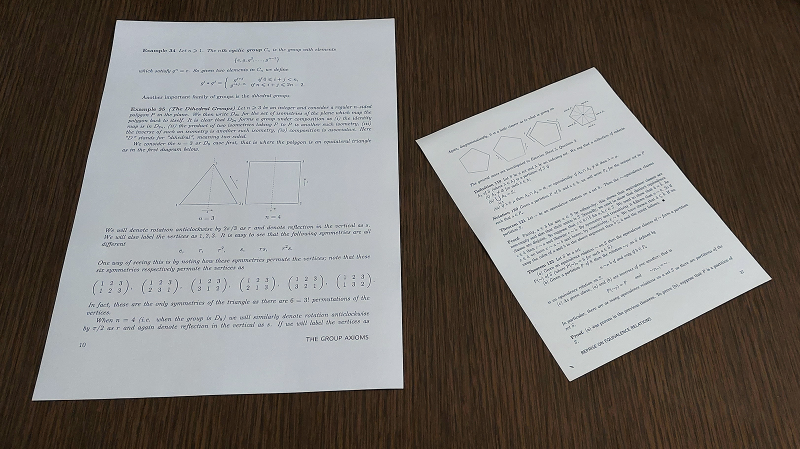
#> input picture Doc.jpg, 1600 x 897 px (shown at 1/2 size)
$ jupyter execute Machine_vision_.ipynb
#> lines starting #> are read from the running program, lines starting #| are printed output that depends on the picture; after the words box and inside, x2 and y2 are one past the last pixel; in counts of white or black regions, pixels touching at a corner belong together
[cell 1]
import cv2
import numpy as np
import matplotlib.pyplot as plt

def reorder_corners(corners):
    if corners.shape[0] == 4 and corners.shape[1] == 1:
        corners = corners.reshape((4, 2))

    rect = np.zeros((4, 2), dtype=np.float32)

    s = corners.sum(axis=1)
    diff = np.diff(corners, axis=1)

    rect[0] = corners[np.argmin(s)]
    rect[2] = corners[np.argmax(s)]
    rect[1] = corners[np.argmin(diff)]
    rect[3] = corners[np.argmax(diff)]

    return rect

def warp_document(image, corner_pts, w=400, h=600):
    src_rect = reorder_corners(corner_pts)

    dst_rect = np.array([
        [0,    0],
        [w-1,  0],
        [w-1,  h-1],
        [0,    h-1]
    ], dtype=np.float32)

    M = cv2.getPerspectiveTransform(src_rect, dst_rect)

    warped = cv2.warpPerspective(image, M, (w, h))
    return warped

def scan_documents(input_path):
#> called with input_path = 'Doc.jpg'
    original = cv2.imread(input_path)
#> original is the input picture: shape (897, 1600, 3); mean B, G, R 108.9, 113.6, 118.4
    if original is None:
        raise IOError(f"Could not open {input_path}")

    img_color = original.copy()
    img_gray  = cv2.cvtColor(img_color, cv2.COLOR_BGR2GRAY)

    img_blur  = cv2.GaussianBlur(img_gray, (5,5), 0)
    edges     = cv2.Canny(img_blur, 50, 150)
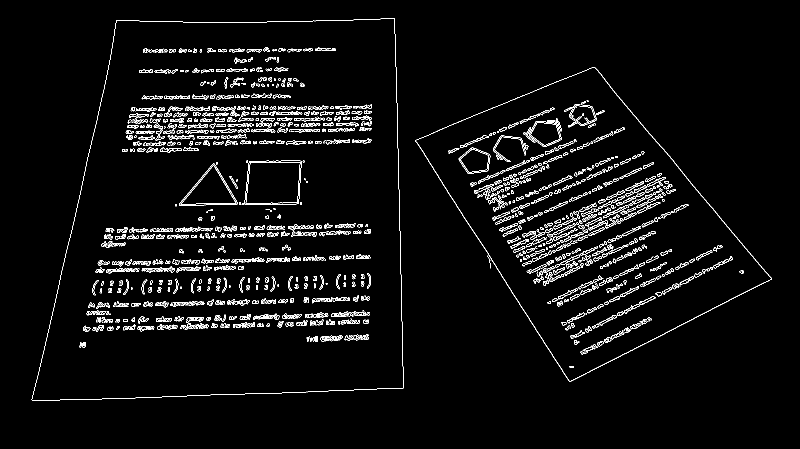
#> edges: shape (897, 1600) (shown at 1/2 size); 3.7% white in thin lines or dots, all inside (x1, y1, x2, y2) = (63, 36, 1544, 802)

    contours, hierarchy = cv2.findContours(edges, cv2.RETR_EXTERNAL, cv2.CHAIN_APPROX_SIMPLE)
#> contours = 3 contours, 1 with area under 20; largest, box (x1, y1, x2, y2) and area: (63, 36, 807, 802) 482664, (831, 134, 1544, 763) 231792
    contours = sorted(contours, key=cv2.contourArea, reverse=True)

    doc_corners_list = []

    for c in contours:
        area = cv2.contourArea(c)
        if area < 1000:
            continue

        epsilon = 0.02 * cv2.arcLength(c, True)
        approx  = cv2.approxPolyDP(c, epsilon, True)

        if len(approx) == 4:
            doc_corners_list.append(approx)
#> this loop made 3 passes
#> (area, epsilon, approx) on passes 1 to 2: (482664.5, 57.87, [[788, 36], [233, 40], [65, 801], [806, 776]]), (231792.5, 41.77, [[1189, 134], [831, 280], [1138, 762], [1543, 558]])
#> after the loop, doc_corners_list = 2 contours; box (x1, y1, x2, y2) and area: (65, 36, 807, 802) 485236, (831, 134, 1544, 763) 230657

    warped_docs = []
    for doc_corners in doc_corners_list:
        warped = warp_document(img_color, doc_corners, w=400, h=600)
        warped_docs.append(warped)
#> this loop made 2 passes
#> (src_rect in warp_document, dst_rect in warp_document) on passes 1 to 2: ([[233, 40], [788, 36], [806, 776], [65, 801]], [[0, 0], [399, 0], [399, 599], [0, 599]]), ([[831, 280], [1189, 134], [1543, 558], [1138, 762]], [[0, 0], [399, 0], [399, 599], [0, 599]])
#> pass 1, in warp_document, `warped = cv2.warpPerspective(image, M, (w, h))`:
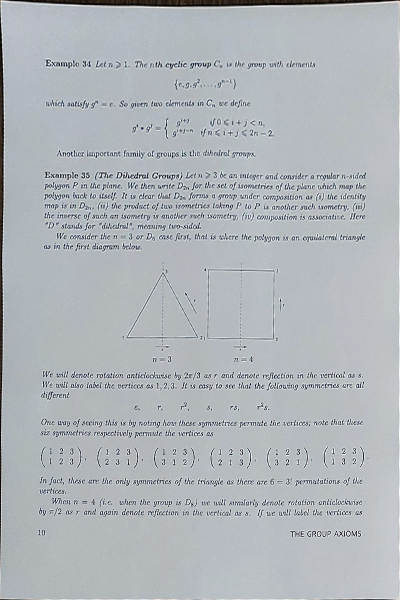
#> warped: shape (600, 400, 3); mean B, G, R 186, 181.3, 176.3
#> pass 2, in warp_document (call 2), `warped = cv2.warpPerspective(image, M, (w, h))`:
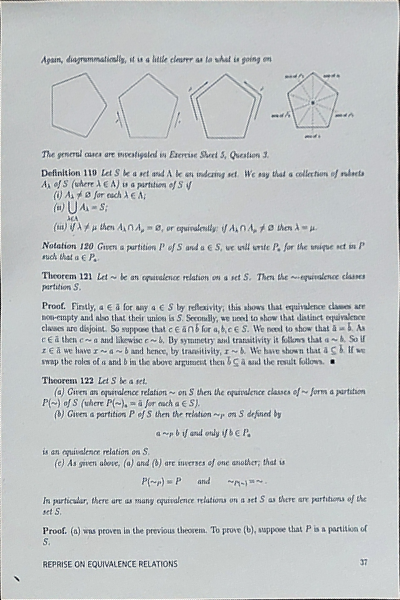
#> warped: shape (600, 400, 3); mean B, G, R 197.9, 196.7, 192.9
#> after the loop, warped_docs = 2 items

    return img_color, edges, warped_docs

if __name__ == "__main__":
    input_image = "Doc.jpg"
    color_img, edge_img, docs = scan_documents(input_image)
#> docs = 2 items

    plt.figure(figsize=(15, 8))

    plt.subplot(131)
    plt.imshow(cv2.cvtColor(color_img, cv2.COLOR_BGR2RGB))
    plt.title("Original Image")
    plt.axis('off')

    plt.subplot(132)
    plt.imshow(edge_img, cmap='gray')
    plt.title("Edges")
    plt.axis('off')

    if len(docs) > 0:
        for i, doc_img in enumerate(docs):
            plt.figure()
            plt.imshow(cv2.cvtColor(doc_img, cv2.COLOR_BGR2RGB))
            plt.title(f"Document {i+1} (warped)")
            plt.axis('off')
#> this loop made 2 passes
    else:
        plt.subplot(133)
        plt.title("No documents found!")
        plt.axis('off')

    plt.tight_layout()
    plt.show()
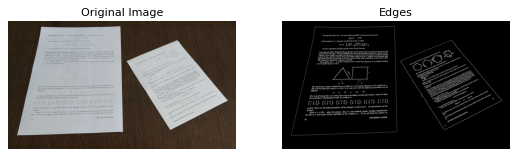
#> figure drawn by matplotlib, 2 panels

[cell 2]
import cv2
import numpy as np
from google.colab.patches import cv2_imshow

def detect_and_count_pipes(image_path):
#> called with image_path = 'Pipes.jpg'
    img = cv2.imread(image_path)
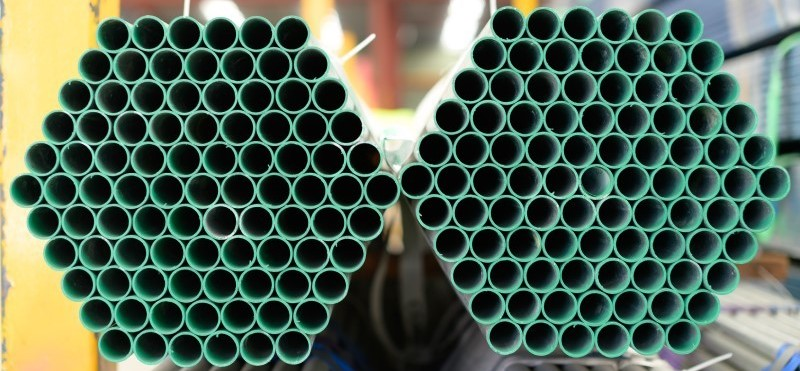
#> input picture Pipes.jpg, 800 x 371 px
#> img is the input picture: shape (371, 800, 3); mean B, G, R 85.7, 102, 81.4
    if img is None:
        raise ValueError("Image not found. Please check the path.")

    gray = cv2.cvtColor(img, cv2.COLOR_BGR2GRAY)
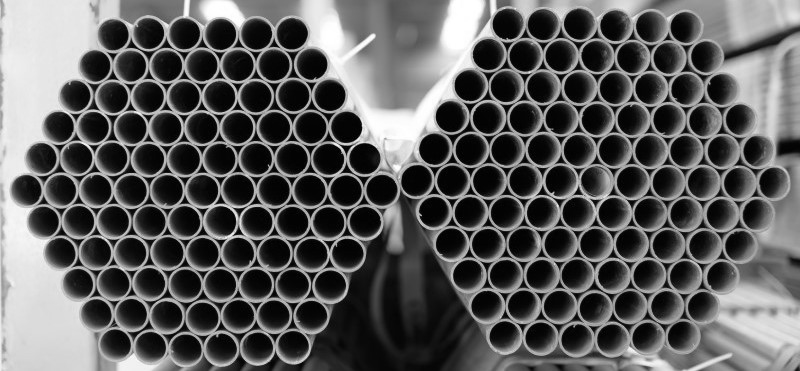
#> gray: shape (371, 800); min 0, max 255, mean 94

    clahe = cv2.createCLAHE(clipLimit=2.0, tileGridSize=(8, 8))
    gray_clahe = clahe.apply(gray)
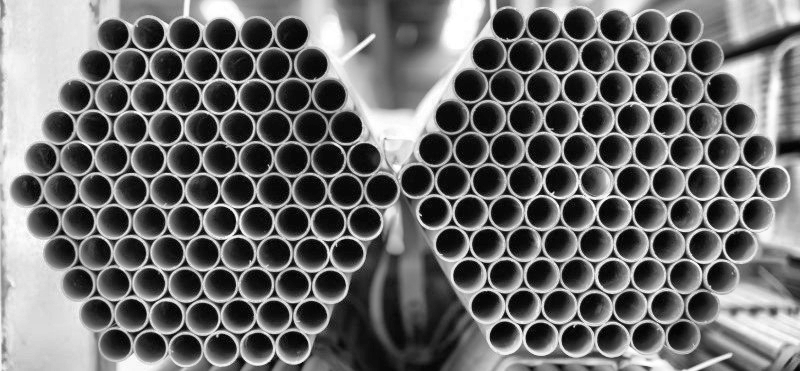
#> gray_clahe: shape (371, 800); min 0, max 255, mean 110

    gray_clahe = cv2.medianBlur(gray_clahe, 5)
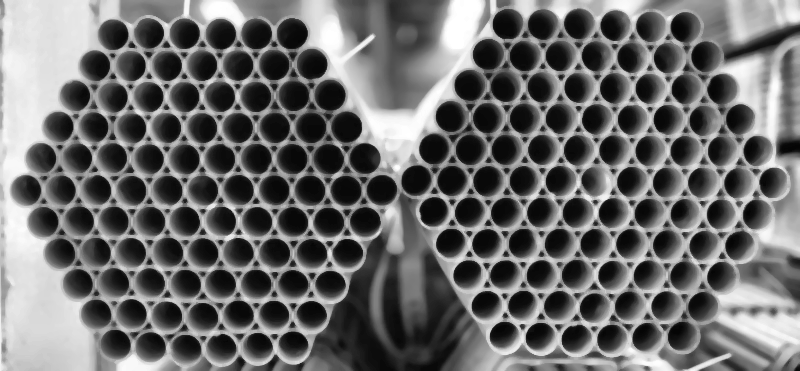
#> gray_clahe: shape (371, 800); min 4, max 255, mean 108.9


    circles = cv2.HoughCircles(
        gray_clahe,
        method=cv2.HOUGH_GRADIENT,
        dp=1.0,
        minDist=14,
        param1=60,
        param2=28,
        minRadius=10,
        maxRadius=30
    )
#> circles = 182 rows, first 8: [757.5, 150.5, 14.9], [95.5, 313.5, 14.7], [131.5, 313.5, 15], [433.5, 148.5, 15], [238.5, 189.5, 14.7], [487.5, 117.5, 14.5], [148.5, 96.5, 14.7], [614.5, 87.5, 15]

    output = img.copy()
    count = 0

    if circles is not None:
        circles = np.uint16(np.around(circles[0]))
#> circles = 182 rows, first 8: [758, 150, 15], [96, 314, 15], [132, 314, 15], [434, 148, 15], [238, 190, 15], [488, 118, 14], [148, 96, 15], [614, 88, 15]
        for (x, y, r) in circles:
            cv2.circle(output, (x, y), r, (0, 0, 255), 2)
            cv2.circle(output, (x, y), 2, (0, 255, 0), 2)
#> this loop made 182 passes
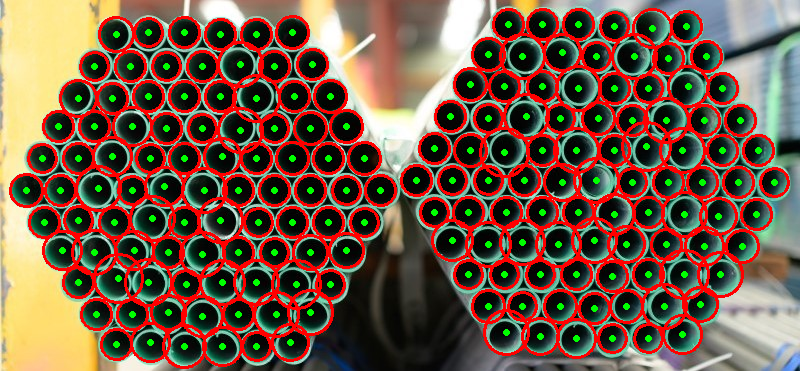
#> output: shape (371, 800, 3); 19.95% of pixels changed, all inside (x1, y1, x2, y2) = (9, 8, 790, 369)
        count = len(circles)
#> count = 182

    print("Detected pipes:", count)
#| Detected pipes: 182
    cv2_imshow(output)

detect_and_count_pipes("Pipes.jpg")
